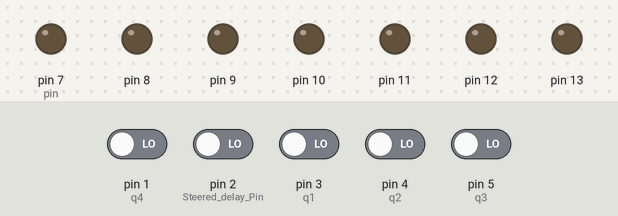
This sketch was run on a simulated Arduino Uno, built with avr-gcc and run on an emulated ATmega328P. On the bench: output pins drawn as LEDs (lit = HIGH). Inputs (shaded band) come from the test bench; at power-on: pin 1 (q4), pin 2 (Steered_delay_Pin), pin 3 (q1), pin 4 (q2), pin 5 (q3) LOW.

Above: at 1.2 s.
1.3 s: pin 2 (Steered_delay_Pin) driven HIGH
At 2.6 s:
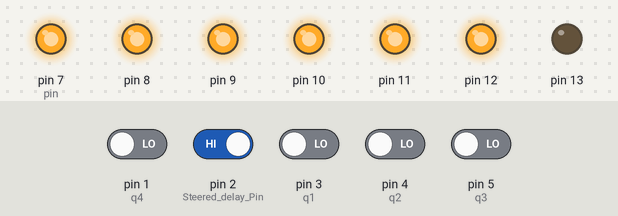
Timing chart, 0 to 4.3 s (numbered marks = the images above; inputs shaded):
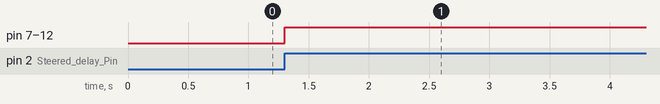

Measured:
- after the input at 1.3 s, pin 7 (pin), pin 8–12: LOW → HIGH at once

The sketch:

complete_try1.ino
```cpp
byte seven_seg_digits[13][7] = { { 1,1,1,1,1,1,0 },  // = 0
                                                           { 0,1,1,0,0,0,0 },  // = 1
                                                           { 1,1,0,1,1,0,1 },  // = 2
                                                           { 1,1,1,1,0,0,1 },  // = 3
                                                           { 0,1,1,0,0,1,1 },  // = 4
                                                           { 1,0,1,1,0,1,1 },  // = 5
                                                           { 1,0,1,1,1,1,1 },  // = 6
                                                           { 1,1,1,0,0,0,0 },  // = 7
                                                           { 1,1,1,1,1,1,1 },  // = 8
                                                           { 1,1,1,0,0,1,1 },  //9
                                                            { 1,1,1,1,1,1,0 }, //0
                                                           { 1,1,1,0,1,1,1 }, //asterix
                                                           { 0,1,1,0,1,1,1 }, //hash
                                                           };
byte val = 0;
void setup() {
  pinMode(7, OUTPUT);
  pinMode(8, OUTPUT);
  pinMode(9, OUTPUT);
  pinMode(10, OUTPUT);
  pinMode(11, OUTPUT);
  pinMode(12, OUTPUT);
  pinMode(13, OUTPUT);

  pinMode(2,INPUT); // Steered delay Pin (INT 0)
  pinMode(3,INPUT); // q1
  pinMode(4,INPUT); // q2
  pinMode(5,INPUT); // q3
  pinMode(1,INPUT); // q4
  attachInterrupt(0,dtmf,RISING);

}


void sevenSegWrite(byte digit) {
  byte pin = 7;
  for (byte segCount = 0; segCount < 7; ++segCount) {
    digitalWrite(pin, seven_seg_digits[digit][segCount]);
    ++pin;
  }
}

void loop() {
  {
   val=0;

  }

}

void dtmf() // the ISR - this function is called everytime a RISING interrupt occurs on PIN 2 (INT 0)
  {

    for(int i=0;i<3;i++) // Once we receive an Interrupt, we need to read each of q1 to q4, with q1 being the LSB and q4 the MSB
    {
      if(digitalRead(i+3)==1)// check if the pin is 1 or 0, if 1 then we need to process for binary to decimal conversion
      {
        val = val + (1<<i); // Binary to decimal conversion
      }

   }

   int i=3;
   if(digitalRead(1)==1) // Pin Number 6 is not working on the microcontroller. The fourth bit has been given as input to pin number 1.
   {
     val = val + (1<<i);
   }
    sevenSegWrite(val);
  }
```
